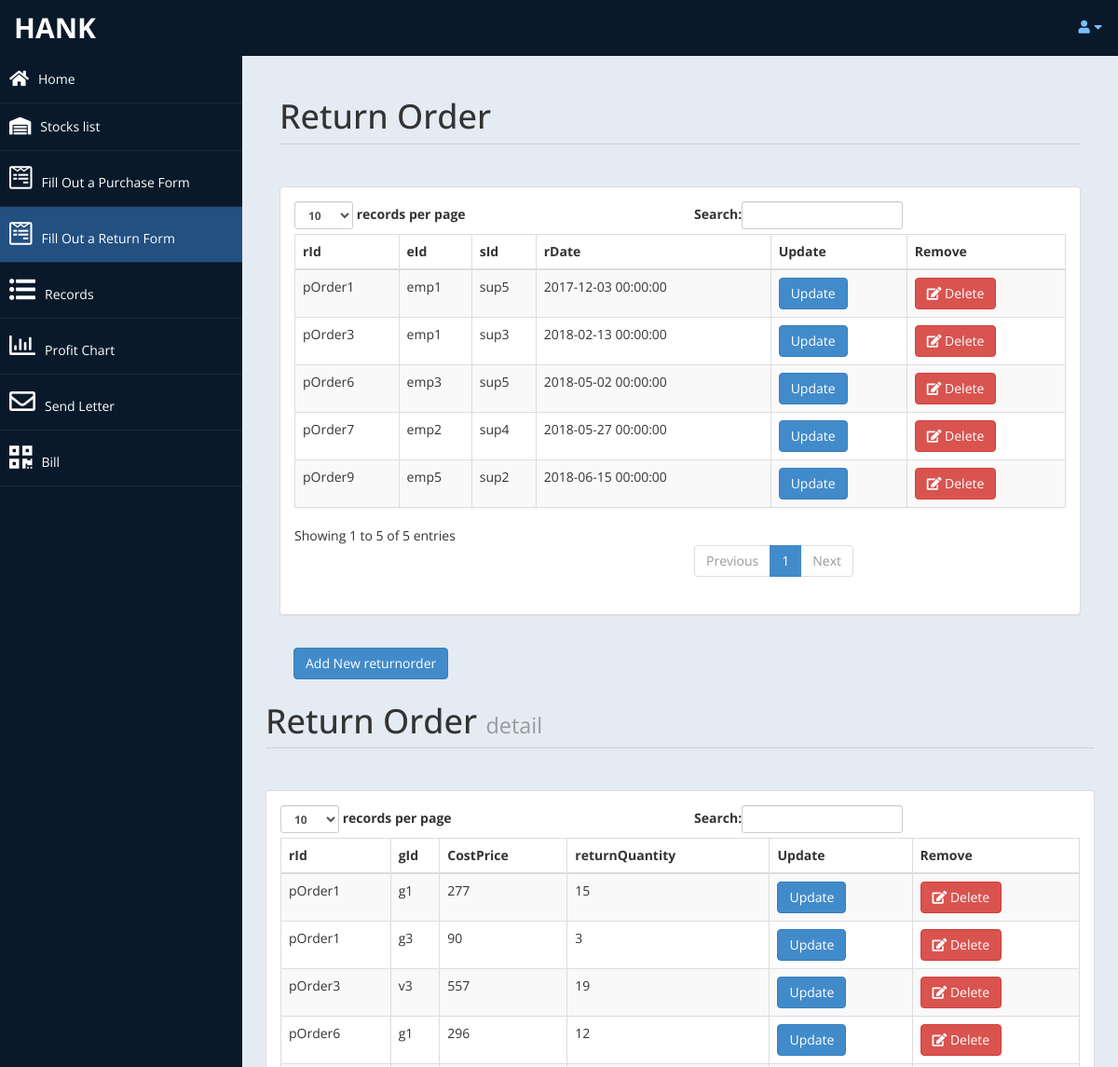
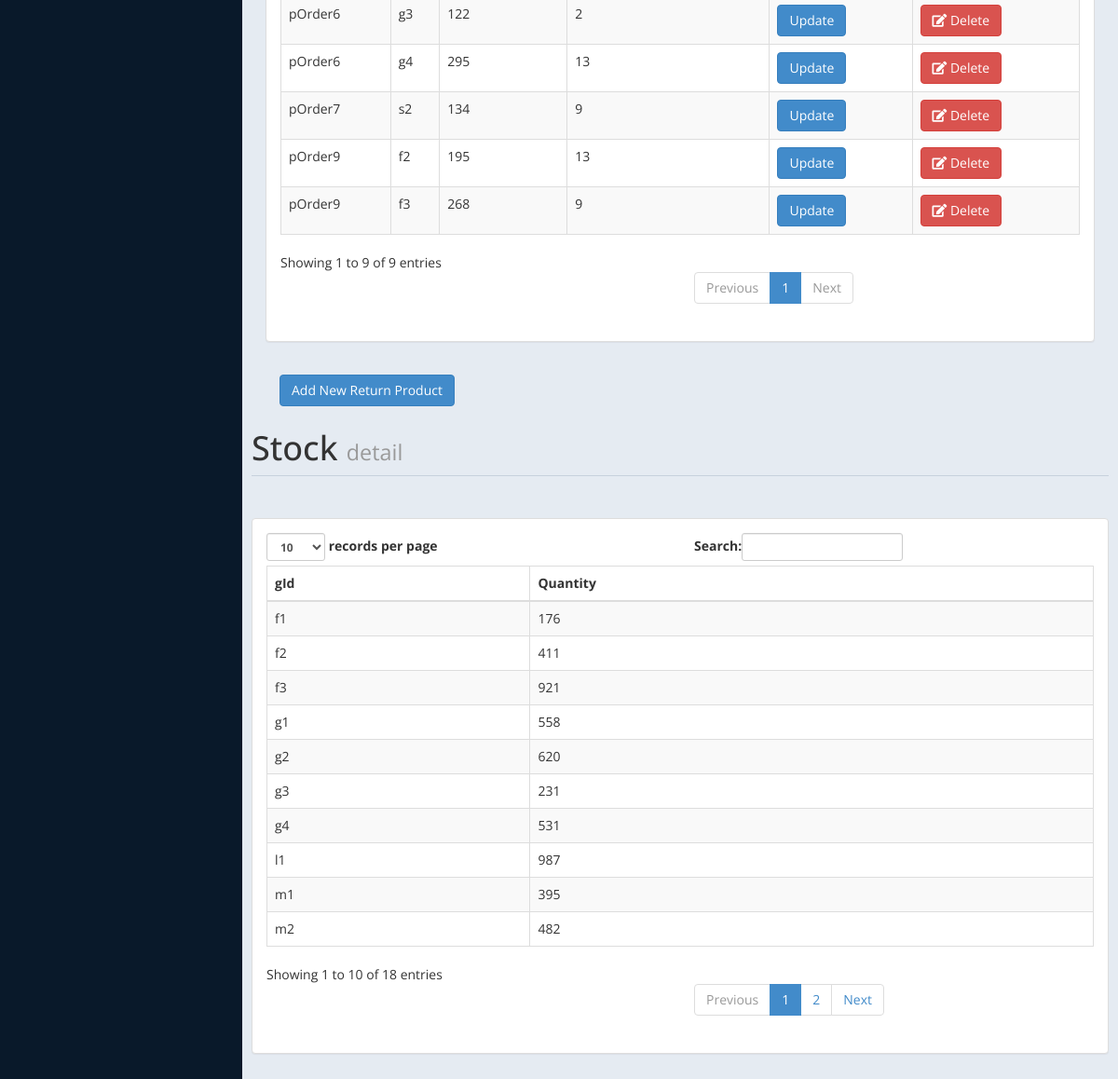
Screenshot of /admin/returnorder.php (signed in) with the database file from the repository (2 pictures, top to bottom).
### tables this page shows
CREATE TABLE returnOrder (
	id int(10) unsigned NOT NULL,
	rId VARCHAR(10) NOT NULL,
	eId VARCHAR(10) NOT NULL,
	sId VARCHAR(10) NOT NULL,
	rDate DATETIME,
	PRIMARY KEY (rId),
	FOREIGN KEY (eId) REFERENCES employee(eId) ON DELETE CASCADE ON UPDATE CASCADE,
	FOREIGN KEY (sId) REFERENCES supplier(sId) ON DELETE CASCADE ON UPDATE CASCADE
);

CREATE TABLE returnProduct(
	id int(10) unsigned NOT NULL,
	rId VARCHAR(10) NOT NULL,
	gId VARCHAR(10) NOT NULL,
	costPrice INT,
	returnQuantity INT,
	PRIMARY KEY(rId,gId),
	FOREIGN KEY (rId) REFERENCES returnOrder(rId) ON DELETE CASCADE ON UPDATE CASCADE,
	FOREIGN KEY (gId) REFERENCES stock(gId) ON DELETE CASCADE ON UPDATE CASCADE
);

CREATE TABLE stock(
	id int(10) unsigned NOT NULL,
	gId VARCHAR(10) NOT NULL,
	quantity INT,
	gName VARCHAR(50),
	price int(11),
	goodFullName varchar(50),
	clickCount int(255),
	introduce varchar(200),
	PRIMARY KEY (gId)
);

### admin/returnorder.php (the view, shortened to what this page needs)
<!DOCTYPE html>
<html xmlns="http://www.w3.org/1999/xhtml">
<head>
    <link href="assets/css/bootstrap.css" rel="stylesheet" />
    <link rel="stylesheet" href="https://use.fontawesome.com/releases/v5.0.13/css/all.css">
    <link href="assets/js/morris/morris-0.4.3.min.css" rel="stylesheet" />
    <link href="assets/css/custom-styles.css" rel="stylesheet" />
</head>
<body>
    <div id="wrapper">
        <nav class="navbar navbar-default top-navbar" role="navigation">
            <div class="navbar-header">
                <a class="navbar-brand" href="home.php"><?php echo $_SESSION["user"]; ?> </a>
            </div>
            <ul class="nav navbar-top-links navbar-right">
                <li class="dropdown">
                    <a class="dropdown-toggle" data-toggle="dropdown" href="#" aria-expanded="false">
                        <i class="fa fa-user fa-fw"></i><i class="fa fa-caret-down"></i>
                    </a>
                </li>
            </ul>
        </nav>
        <nav class="navbar-default navbar-side" role="navigation">
            <div class="sidebar-collapse">
                <ul class="nav" id="main-menu">
                    <li><a href="home.php"><i class="fa fa-home fa-lg"></i>Home</a></li>
                    <li><a href="stock.php"><i class="fas fa-warehouse fa-lg"></i>Stocks list</a></li>
                    <li><a href="purchaseorder.php"><i class="fab fa-wpforms fa-2x"></i>Fill Out a Purchase Form</a></li>
                    <li><a class="active-menu" href="returnorder.php"><i class="fab fa-wpforms fa-2x"></i>Fill Out a Return Form</a></li>
                    <li><a href="tradepayment.php"><i class="fas fa-list-ul fa-2x"></i>Records</a></li>
                    <li><a href="profitChart.php"><i class="far fa-chart-bar fa-2x"></i>Profit Chart</a></li>
                    <li><a href="sendletter.php"><i class="far fa-envelope fa-2x"></i>Send Letter</a></li>
                    <li><a href="Bill.php"><i class="fas fa-qrcode fa-2x"></i>Bill</a></li>
                </ul>
            </div>
        </nav>
        <div id="page-wrapper" >
            <div id="page-inner">
               <?php
				include('db.php');
				$sql = "SELECT * FROM `returnOrder`";
				$re = mysqli_query($con,$sql);
			   ?>
                <div class="row">
                    <div class="col-md-12">
                        <h1 class="page-header">
                           Return Order
                        </h1>
                    </div>
                    <div class="col-md-12">
                        <div class="panel panel-default">
                            <div class="panel-body">
                                <div class="table-responsive">
                                    <table class="table table-striped table-bordered table-hover" id="dataTable-example">
                                        <thead>
                                            <tr>
                                                <th>rId</th>
                                                <th>eId</th>
                                                <th>sId</th>
                                                <th>rDate</th>
                                                <th>Update</th>
    											<th>Remove</th>
                                            </tr>
                                        </thead>
                                        <tbody>
    									<?php
                                            while($row = mysqli_fetch_array($re)){
                                                $temp=0;
                                                $id = $row['id'];
                                                if($temp==0 && $id % 2 ==0 ){
                                                    $id=$id+1;
                                                }
                                                $eId = $row['eId'];
                                                $rId = $row['rId'];
                                                $sId = $row['sId'];
                                                $rDate = $row['rDate'];
                                                if($id % 2 ==0 ){
                                                    $temp=0;
                                                    echo"<tr class='gradeC'>
                                                            <td>".$rId."</td>
                                                            <td>".$eId."</td>
                                                            <td>".$sId."</td>
                                                            <td >".$rDate."</td>
                                                            <td><a href=returnorderupdate.php?id=".$row['id'] ." <button class='btn btn-primary btn'>Update</button></td>
                                                            <td><a href=returnorderdel.php?id=". $row['id'] ." <button class='btn btn-danger'> <i class='fa fa-edit' ></i> Delete</button></td>
                                                        </tr>";
                                                }
                                                else{
                                                    echo"<tr class='gradeU'>
                                                            <td>".$rId."</td>
                                                            <td>".$eId."</td>
                                                            <td>".$sId."</td>
                                                            <td >".$rDate."</td>
                                                            <td><a href=returnorderupdate.php?id=".$row['id'] ." <button class='btn btn-primary btn' >Update</button></td>
                                                            <td><a href=returnorderdel.php?id=".$row['id'] ." <button class='btn btn-danger'> <i class='fa fa-edit' ></i> Delete</button></td>
                                                        </tr>";
                                                }
                                            }
                                        ?>
                                        </tbody>
                                    </table>
                                </div>
                            </div>
                        </div>
                        <div class="panel-body">
                            <button class="btn btn-primary btn" data-toggle="modal" data-target="#myModal1">Add New returnorder</button>
                        </div>
                    </div>
                    <?php
                    $sqll = "SELECT * FROM `returnProduct`";
                    $ree = mysqli_query($con,$sqll);
                    ?>
                    <div class="row">
                        <div class="col-md-12">
                            <h1 class="page-header">
                               Return Order <small> detail</small>
                            </h1>
                        </div>
                    <div class="col-md-12">
                        <div class="panel panel-default">
                            <div class="panel-body">
                                <div class="table-responsive">
                                    <table class="table table-striped table-bordered table-hover" id="dataTables-example3">
                                        <thead>
                                            <tr>
                                                <th>rId</th>
                                                <th>gId</th>
                                                <th>CostPrice</th>
                                                <th>returnQuantity</th>
                                                <th>Update</th>
                                                <th>Remove</th>
                                            </tr>
                                        </thead>
                                        <tbody>
                                        <?php
                                            while($row = mysqli_fetch_array($ree)){
                                                $temp=0;
                                                $id = $row['id'];
                                                if($temp==0 && $id % 2 ==0 ){
                                                    $id=$id+1;
                                                }
                                                $pId = $row['rId'];
                                                $gId = $row['gId'];
                                                $CostPrice = $row['costPrice'];
                                                $Quantity = $row['returnQuantity'];
                                                if($id % 2 ==0 ){
                                                    $temp=0;
                                                    echo"<tr class='gradeC'>
                                                            <td>".$pId."</td>
                                                            <td>".$gId."</td>
                                                            <td>".$CostPrice ."</td>
                                                            <td >".$Quantity."</td>
                                                            <td><a href=returnproductup.php?id=".$row['id'] ." <button class='btn btn-primary btn'
                                                            >Update</button></td>
                                                            <td><a href=returnproductdel.php?id=". $row['id'] ." <button class='btn btn-danger'> <i class='fa fa-edit' ></i> Delete</button></td>
                                                        </tr>";
                                                }else{
                                                    echo"<tr class='gradeU'>
                                                        <td>".$pId."</td>
                                                        <td>".$gId."</td>
                                                        <td>".$CostPrice ."</td>
                                                        <td >".$Quantity."</td>
                                                        <td><a href=returnproductup.php?id=".$row['id'] ." <button class='btn btn-primary btn'>Update</button></td>
                                                        <td><a href=returnproductdel.php?id=".$row['id'] ." <button class='btn btn-danger'> <i class='fa fa-edit' ></i> Delete</button></td>
                                                    </tr>";
                                                }
                                            }
                                        ?>
                                        </tbody>
                                    </table>
                                </div>
                            </div>
                        </div>
                        <div class="panel-body">
                            <button class="btn btn-primary btn" data-toggle="modal" data-target="#myModal113">Add New Return Product</button>
                        </div>
                    </div>
                    <?php
                    $sq = "SELECT * FROM `stock`";
                    $reee = mysqli_query($con,$sq);
                    ?>
                    <div class="row">
                        <div class="col-md-12">
                            <h1 class="page-header">
                               Stock <small> detail</small>
                            </h1>
                        </div>
                        <div class="col-md-12">
                            <div class="panel panel-default">
                                <div class="panel-body">
                                    <div class="table-responsive">
                                        <table class="table table-striped table-bordered table-hover" id="dataTables-example4">
                                            <thead>
                                                <tr>
                                                    <th>gId</th>
                                                    <th>Quantity</th>
                                                </tr>
                                            </thead>
                                            <tbody>
                                            <?php
                                                while($row = mysqli_fetch_array($reee)){
                                                    $temp=0;
                                                    $id = $row['id'];
                                                    if($temp==0 && $id % 2 ==0 ){
                                                        $id=$id+1;
                                                    }
                                                    $gId = $row['gId'];
                                                    $Quantity = $row['quantity'];
                                                    if($id % 2 ==0 ){
                                                        $temp=0;
                                                        echo"<tr class='gradeC'>
                                                                <td>".$gId."</td>
                                                                <td >".$Quantity."</td>
                                                            </tr>";
                                                    }else{
                                                        echo"<tr class='gradeU'>
                                                                <td>".$gId."</td>
                                                                <td >".$Quantity."</td>
                                                            </tr>";
                                                    }
                                                }
                                            ?>
                                            </tbody>
                                        </table>
                                    </div>
                                </div>
                            </div>
                        </div>
                    </div>
                    </div>
                </div>
            </div>
        </div>
    </div>
</body>
</html>

### rows the page displays
returnorder: rId "pOrder1", eId "emp1", sId "sup5", rDate "2017-12-03 00:00:00"
returnorder: rId "pOrder3", eId "emp1", sId "sup3", rDate "2018-02-13 00:00:00"
returnorder: rId "pOrder6", eId "emp3", sId "sup5", rDate "2018-05-02 00:00:00"
returnorder: rId "pOrder7", eId "emp2", sId "sup4", rDate "2018-05-27 00:00:00"
returnorder: rId "pOrder9", eId "emp5", sId "sup2", rDate "2018-06-15 00:00:00"
returnproduct: rId "pOrder1", gId "g1", costPrice "277", returnQuantity "15"
returnproduct: rId "pOrder1", gId "g3", costPrice "90", returnQuantity "3"
returnproduct: rId "pOrder3", gId "v3", costPrice "557", returnQuantity "19"
returnproduct: rId "pOrder6", gId "g1", costPrice "296", returnQuantity "12"
returnproduct: rId "pOrder6", gId "g3", costPrice "122", returnQuantity "2"
returnproduct: rId "pOrder6", gId "g4", costPrice "295", returnQuantity "13"
returnproduct: rId "pOrder7", gId "s2", costPrice "134", returnQuantity "9"
returnproduct: rId "pOrder9", gId "f2", costPrice "195", returnQuantity "13"
returnproduct: rId "pOrder9", gId "f3", costPrice "268", returnQuantity "9"
stock: gId "f1", quantity "176"
stock: gId "f2", quantity "411"
stock: gId "f3", quantity "921"
stock: gId "g1", quantity "558"
stock: gId "g2", quantity "620"
stock: gId "g3", quantity "231"
stock: gId "g4", quantity "531"
stock: gId "l1", quantity "987"
stock: gId "m1", quantity "395"
stock: gId "m2", quantity "482"

### other values shown
$_SESSION["user"] "HANK"
